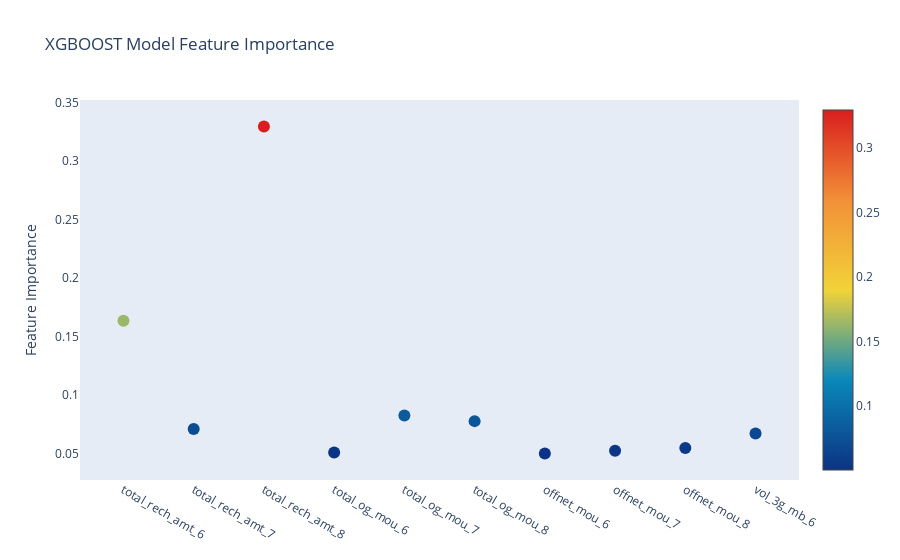

Write notebook code for a chart like this one.
### Markdown cell above
##### Feature Importance Xgboost Model:important variables that are strong predictors of churn

### Code cell
# Assuming model_cv_xgb_hyper is your GridSearchCV object

# Get the best XGBoost model from the grid search
best_xgb_model = model_cv_xgb_hyper.best_estimator_

# Access feature importances from the best model
feature_importances = best_xgb_model.feature_importances_

# Now you can use feature_importances to create your scatter plot
import plotly.graph_objects as go
import plotly.offline as py


trace = go.Scatter(
    y=feature_importances,
    x=X_train.columns.values,
    mode='markers',
    marker=dict(
        sizemode='diameter',
        sizeref=1.3,
        size=12,
        color=feature_importances,
        colorscale='Portland',
        showscale=True
    ),
    text=X_train.columns.values
)

data = [trace]

layout = go.Layout(
    autosize=True,
    title='XGBOOST Model Feature Importance',
    hovermode='closest',
    xaxis=dict(
        ticklen=5,
        showgrid=False,
        zeroline=False,
        showline=False
    ),
    yaxis=dict(
        title='Feature Importance',
        showgrid=False,
        zeroline=False,
        ticklen=5,
        gridwidth=2
    ),
    showlegend=False
)

fig = go.Figure(data=data, layout=layout)
py.iplot(fig, filename='scatter')

### Figure 1 — Plotly figure (JSON) as saved in the notebook; plotly's stock layout.template omitted (floating-point values rounded to 4 significant figures)
{"data": [{"marker": {"color": [0.1636, 0.07101, 0.3296, 0.05088, 0.08264, 0.07778, 0.05011, 0.05251, 0.05473, 0.06713], "colorscale": [[0, "rgb(12,51,131)"], [0.25, "rgb(10,136,186)"], [0.5, "rgb(242,211,56)"], [0.75, "rgb(242,143,56)"], [1, "rgb(217,30,30)"]], "showscale": true, "size": 12, "sizemode": "diameter", "sizeref": 1.3}, "mode": "markers", "text": ["total_rech_amt_6", "total_rech_amt_7", "total_rech_amt_8", "total_og_mou_6", "total_og_mou_7", "total_og_mou_8", "offnet_mou_6", "offnet_mou_7", "offnet_mou_8", "vol_3g_mb_6", "vol_3g_mb_7", "vol_3g_mb_8", "vol_2g_mb_6", "vol_2g_mb_7", "vol_2g_mb_8", "aon"], "type": "scatter", "x": ["total_rech_amt_6", "total_rech_amt_7", "total_rech_amt_8", "total_og_mou_6", "total_og_mou_7", "total_og_mou_8", "offnet_mou_6", "offnet_mou_7", "offnet_mou_8", "vol_3g_mb_6", "vol_3g_mb_7", "vol_3g_mb_8", "vol_2g_mb_6", "vol_2g_mb_7", "vol_2g_mb_8", "aon"], "y": [0.1636, 0.07101, 0.3296, 0.05088, 0.08264, 0.07778, 0.05011, 0.05251, 0.05473, 0.06713]}], "layout": {"autosize": true, "hovermode": "closest", "showlegend": false, "title": {"text": "XGBOOST Model Feature Importance"}, "xaxis": {"showgrid": false, "showline": false, "ticklen": 5, "zeroline": false}, "yaxis": {"gridwidth": 2, "showgrid": false, "ticklen": 5, "title": {"text": "Feature Importance"}, "zeroline": false}}}
